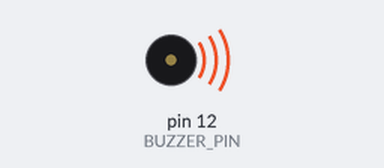
Bench run of a sketch on a simulated Arduino Uno, built with avr-gcc and run on an emulated ATmega328P. Shown: buzzer (waves = sounding).

Above: at 0.2 s.
Timing chart, 0 to 3.0 s (numbered marks = the images above):
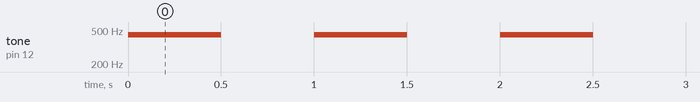

The sketch:

Challenge01_OneNote.ino
```cpp
// Complete example solution for Lesson06, challenge 01.
const int BUZZER_PIN = 12;
void setup() {
}
void loop() {
  tone(BUZZER_PIN, 440);
  delay(500);
  noTone(BUZZER_PIN);
  delay(500);
}
```

Measured:
- by itself, tone on pin 12 (BUZZER_PIN): alternates 440 Hz for 0.50 s and silent for 0.50 s
